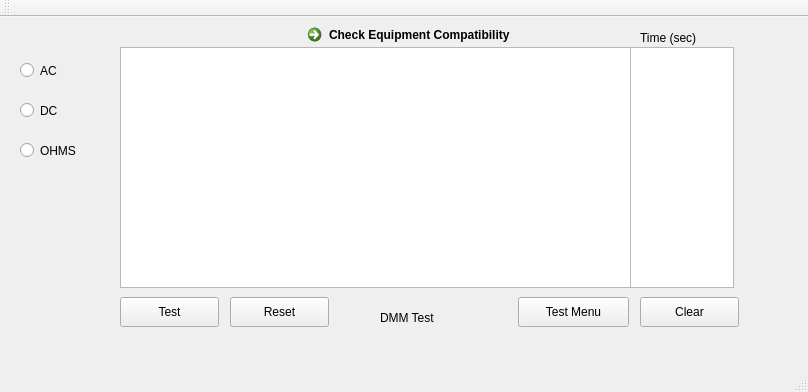
<?xml version="1.0" encoding="UTF-8"?>
<ui version="4.0">
 <class>MainWindow</class>
 <widget class="QMainWindow" name="MainWindow">
  <property name="geometry">
   <rect>
    <x>0</x>
    <y>0</y>
    <width>808</width>
    <height>392</height>
   </rect>
  </property>
  <property name="windowTitle">
   <string>MainWindow</string>
  </property>
  <widget class="QWidget" name="centralWidget">
   <widget class="QRadioButton" name="rb_ac">
    <property name="geometry">
     <rect>
      <x>20</x>
      <y>40</y>
      <width>119</width>
      <height>27</height>
     </rect>
    </property>
    <property name="text">
     <string>AC</string>
    </property>
   </widget>
   <widget class="QRadioButton" name="rb_dc">
    <property name="geometry">
     <rect>
      <x>20</x>
      <y>80</y>
      <width>119</width>
      <height>27</height>
     </rect>
    </property>
    <property name="text">
     <string>DC</string>
    </property>
   </widget>
   <widget class="QRadioButton" name="rb_ohms">
    <property name="geometry">
     <rect>
      <x>20</x>
      <y>120</y>
      <width>119</width>
      <height>27</height>
     </rect>
    </property>
    <property name="text">
     <string>OHMS</string>
    </property>
   </widget>
   <widget class="QPushButton" name="pb_get">
    <property name="geometry">
     <rect>
      <x>120</x>
      <y>280</y>
      <width>99</width>
      <height>30</height>
     </rect>
    </property>
    <property name="text">
     <string>Test</string>
    </property>
   </widget>
   <widget class="QTextEdit" name="te_result">
    <property name="geometry">
     <rect>
      <x>120</x>
      <y>30</y>
      <width>611</width>
      <height>241</height>
     </rect>
    </property>
   </widget>
   <widget class="QPushButton" name="pb_reset">
    <property name="geometry">
     <rect>
      <x>230</x>
      <y>280</y>
      <width>99</width>
      <height>30</height>
     </rect>
    </property>
    <property name="text">
     <string>Reset</string>
    </property>
   </widget>
   <widget class="QPushButton" name="pb_clear">
    <property name="geometry">
     <rect>
      <x>640</x>
      <y>280</y>
      <width>99</width>
      <height>30</height>
     </rect>
    </property>
    <property name="text">
     <string>Clear</string>
    </property>
   </widget>
   <widget class="QPushButton" name="pb_testm">
    <property name="geometry">
     <rect>
      <x>518</x>
      <y>280</y>
      <width>111</width>
      <height>30</height>
     </rect>
    </property>
    <property name="text">
     <string>Test Menu</string>
    </property>
   </widget>
   <widget class="QLabel" name="label">
    <property name="geometry">
     <rect>
      <x>380</x>
      <y>290</y>
      <width>91</width>
      <height>22</height>
     </rect>
    </property>
    <property name="text">
     <string>DMM Test</string>
    </property>
   </widget>
   <widget class="QTextEdit" name="te_timer">
    <property name="geometry">
     <rect>
      <x>630</x>
      <y>30</y>
      <width>104</width>
      <height>241</height>
     </rect>
    </property>
   </widget>
   <widget class="QLabel" name="label_2">
    <property name="geometry">
     <rect>
      <x>640</x>
      <y>10</y>
      <width>81</width>
      <height>22</height>
     </rect>
    </property>
    <property name="text">
     <string>Time (sec)</string>
    </property>
   </widget>
   <widget class="QCommandLinkButton" name="tb_equipmentcheck">
    <property name="geometry">
     <rect>
      <x>300</x>
      <y>0</y>
      <width>241</width>
      <height>31</height>
     </rect>
    </property>
    <property name="text">
     <string>Check Equipment Compatibility</string>
    </property>
   </widget>
  </widget>
  <widget class="QMenuBar" name="menuBar">
   <property name="geometry">
    <rect>
     <x>0</x>
     <y>0</y>
     <width>808</width>
     <height>28</height>
    </rect>
   </property>
  </widget>
  <widget class="QToolBar" name="mainToolBar">
   <attribute name="toolBarArea">
    <enum>TopToolBarArea</enum>
   </attribute>
   <attribute name="toolBarBreak">
    <bool>false</bool>
   </attribute>
  </widget>
  <widget class="QStatusBar" name="statusBar"/>
 </widget>
 <layoutdefault spacing="6" margin="11"/>
 <resources/>
 <connections/>
</ui>
